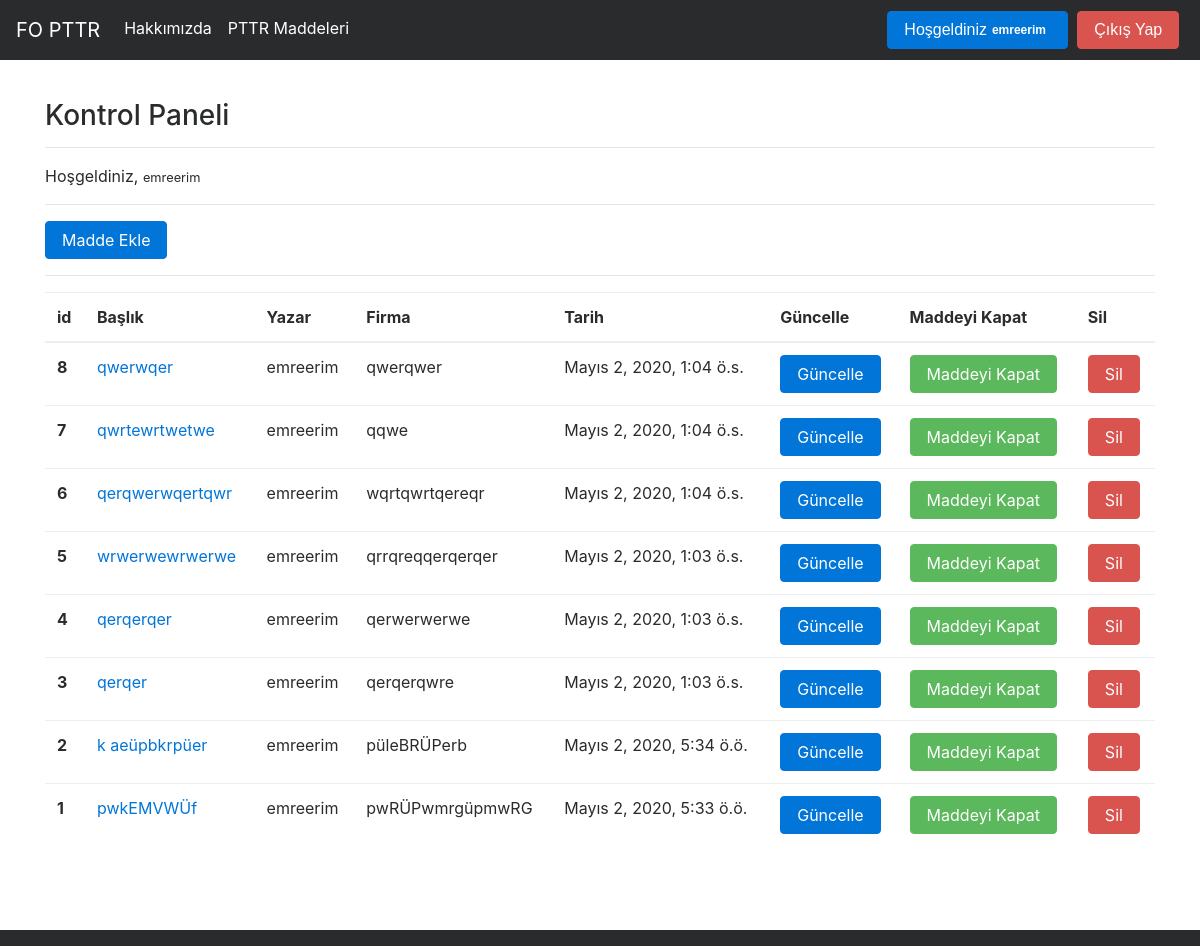
Screenshot of /articles/dashboard/ (signed in) with the database file from the repository.
### article/models.py (models this page shows, shortened)
class Article(models.Model):
    author = models.ForeignKey("auth.User",on_delete = models.CASCADE,verbose_name = "Madde Açan Kişi")
    title = models.CharField(max_length = 50,verbose_name = "Başlık")
    firma = models.CharField(max_length = 50, verbose_name= "Sorumlu Firma")
    content = RichTextField()
    created_date = models.DateTimeField(auto_now_add=True,verbose_name="Oluşturulma Tarihi")
    article_image = models.FileField(blank = True,null = True,verbose_name="Fotoğraf Ekle")
    class Meta:
        ordering = ['-created_date']

### article/views.py (the view)
# urls.py: path('dashboard/',views.dashboard,name = "dashboard"),
@login_required(login_url = "user:login")
def dashboard(request):
    articles = Article.objects.filter(author = request.user)
    context = {
        "articles":articles
    }
    return render(request,"dashboard.html",context)

### templates/dashboard.html
{% extends "layout.html" %}
{% block body %}
<h3>Kontrol Paneli</h3>
<hr>
<p>
    Hoşgeldiniz, <small>{{request.user.username}}</small>
</p>
<hr>
<a class = "btn btn-primary" href = "{% url 'article:addarticle' %}">Madde Ekle </a>
<hr>
{% if articles %}
<table class="table">
        <thead>
          <tr>
            <th scope="col">id</th>
            <th scope="col">Başlık</th>
            <th scope="col">Yazar</th>
            <th scope="col">Firma</th>
            <th scope="col">Tarih</th>
            <th scope="col">Güncelle</th>
            <th scope="col">Maddeyi Kapat</th>
            <th scope="col">Sil</th>
          </tr>
        </thead>
        <tbody>
          {% for article in articles %}
          <tr>
            <th scope="row">{{article.id}}</th>
            <td><a href="{% url 'article:detail' article.id %}">{{article.title}}</a></td>
            <td>{{article.author.username}}</td>
            <td>{{article.firma}}</td>
            <td>{{article.created_date}}</td>
            <td><a href="{% url 'article:update' article.id %}" class = "btn btn-primary">Güncelle</a></td>
            <td><a href="{% url 'article:close' article.id %}" class = "btn btn-success">Maddeyi Kapat</a> </td>
            <td><a href="{% url 'article:delete' article.id %}" class = "btn btn-danger">Sil</a> </td>
          </tr>
          {% endfor %}
        </tbody>
      </table>
{% else %}
<div class = "alert alert-danger">
    Açık madde bulunmamaktadır...
</div>
{% endif %}
{% endblock body %}

### templates/includes/navbar.html (shortened to what this page needs)
<nav class="navbar navbar-toggleable-md navbar-inverse fixed-top bg-inverse">
        <a class="navbar-brand" href="{% url 'index'  %}">FO PTTR</a>
        <div class="collapse navbar-collapse" id="navbarCollapse">
          <ul class="navbar-nav mr-auto">
            <li class="nav-item active">
              <a class="nav-link" href="{% url 'about'  %}">Hakkımızda</a>
            </li>
            <li class="nav-item active">
                <a class="nav-link" href="{% url 'article:articles'  %}">PTTR Maddeleri</a>
            </li>
          </ul>
          <ul class="navbar-nav ml-auto">
          {% if request.user.is_authenticated %}
          <a href="{% url 'article:dashboard'  %}" class="badge badge-light">
          <button type="button" class="btn btn-primary">
          Hoşgeldiniz<span class="badge badge-light">{{user.username}}</span>
          </button>
          </a>
          <a href="{% url 'user:logout'  %}" class="badge badge-light">
          <button type="button" class="btn btn-danger">
          Çıkış Yap
          </button>
          </a>
          {% endif %}
          </ul>
        </div>
</nav>

### rows the page displays
Article: id "8", title "qwerwqer", author.username "emreerim", firma "qwerqwer", created_date "Mayıs 2, 2020, 1:04 ö.s."
Article: id "7", title "qwrtewrtwetwe", author.username "emreerim", firma "qqwe", created_date "Mayıs 2, 2020, 1:04 ö.s."
Article: id "6", title "qerqwerwqertqwr", author.username "emreerim", firma "wqrtqwrtqereqr", created_date "Mayıs 2, 2020, 1:04 ö.s."
Article: id "5", title "wrwerwewrwerwe", author.username "emreerim", firma "qrrqreqqerqerqer", created_date "Mayıs 2, 2020, 1:03 ö.s."
Article: id "4", title "qerqerqer", author.username "emreerim", firma "qerwerwerwe", created_date "Mayıs 2, 2020, 1:03 ö.s."
Article: id "3", title "qerqer", author.username "emreerim", firma "qerqerqwre", created_date "Mayıs 2, 2020, 1:03 ö.s."
Article: id "2", title "k aeüpbkrpüer", author.username "emreerim", firma "püleBRÜPerb", created_date "Mayıs 2, 2020, 5:34 ö.ö."
Article: id "1", title "pwkEMVWÜf", author.username "emreerim", firma "pwRÜPwmrgüpmwRG", created_date "Mayıs 2, 2020, 5:33 ö.ö."

### other values shown
{{ user.username }} "emreerim"
{{ request.user.username }} "emreerim"
